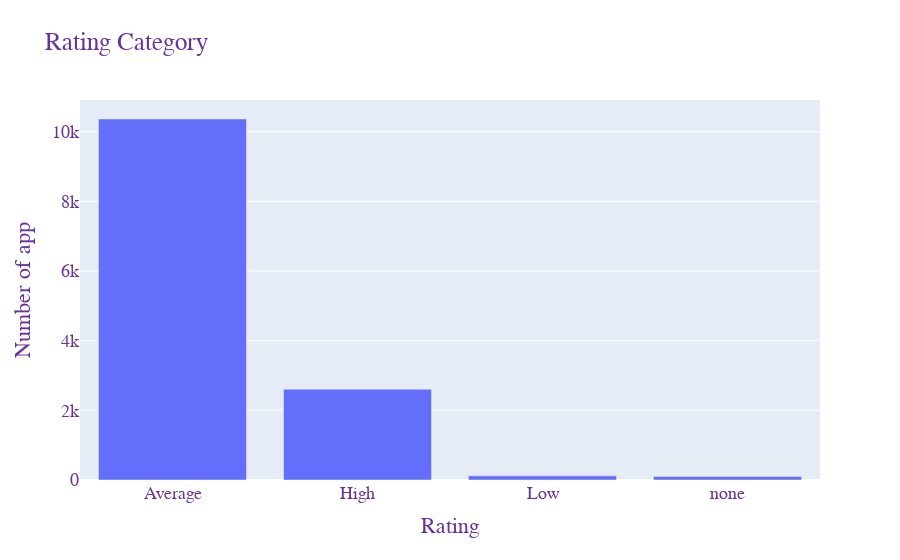

The notebook cell this image was saved under:
### Code cell
data = [go.Bar(
        x=play_store['rating_group'].value_counts().index,
        y=play_store['rating_group'].value_counts().values
)]

layout = go.Layout(
    title="Rating Category",
    xaxis_title="Rating",
    yaxis_title="Number of app",
    font=dict(
        family="Courier New, monospace",
        size=18,
        color="RebeccaPurple"
    )
) 

fig = go.Figure(data=data, layout=layout)

plotly.offline.iplot(fig, filename='Rating Category')

### Figure 1 — Plotly figure (JSON) as saved in the notebook; plotly's stock layout.template omitted (floating-point values rounded to 4 significant figures)
{"data": [{"type": "bar", "x": ["Average", "High", "Low", "none"], "y": [10366, 2606, 119, 99]}], "layout": {"font": {"color": "RebeccaPurple", "family": "Courier New, monospace", "size": 18}, "title": {"text": "Rating Category"}, "xaxis": {"title": {"text": "Rating"}}, "yaxis": {"title": {"text": "Number of app"}}}}
